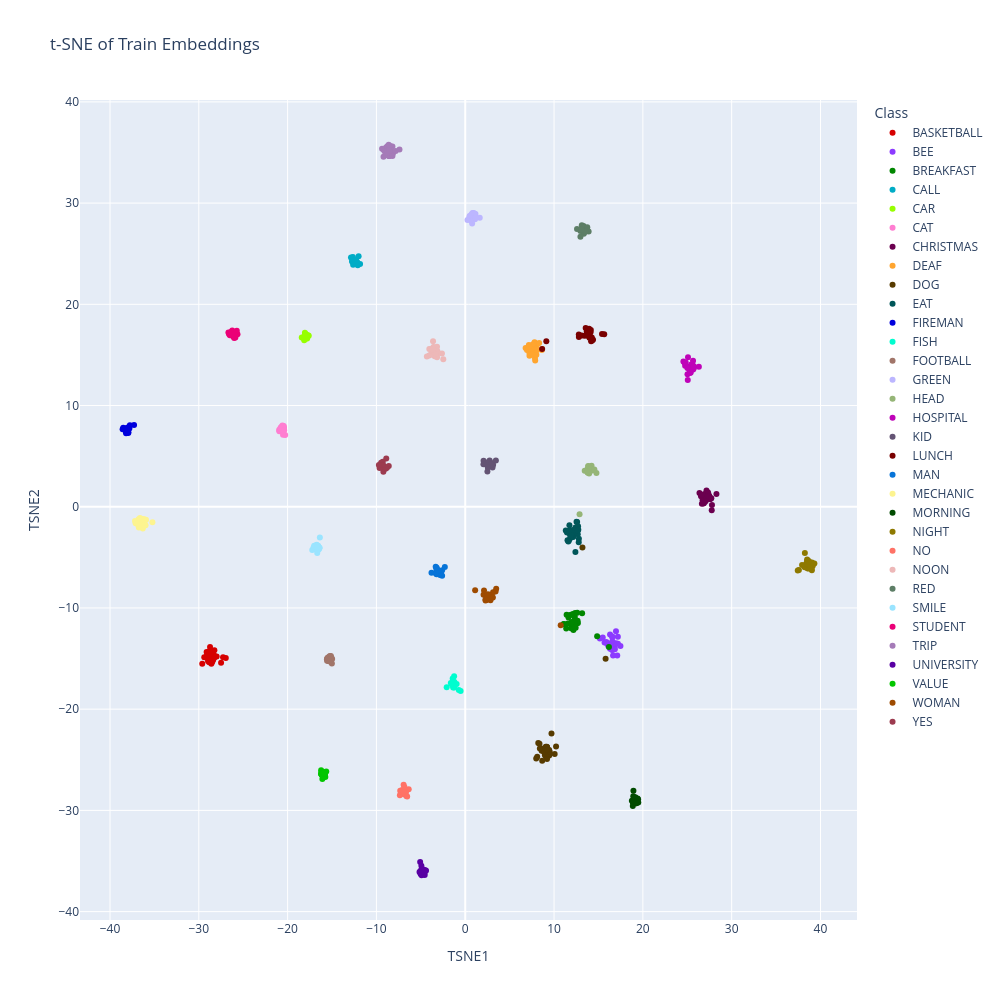

Here is the notebook cell this chart was saved with:
### Code cell
embeddings = train["embeddings"]
labels = train["labels"]
id_to_label = train["id_to_label"]

class_names = [id_to_label[label] for label in labels]

tsne = TSNE(
    n_components=2,
    perplexity=30,
    learning_rate="auto",
    init="pca",
    random_state=42
)

embeddings_2d = tsne.fit_transform(embeddings)

df = pd.DataFrame({
    "TSNE1": embeddings_2d[:, 0],
    "TSNE2": embeddings_2d[:, 1],
    "Class": class_names
})

palette_32 = cc.glasbey[:32]

fig = px.scatter(
    df,
    x="TSNE1",
    y="TSNE2",
    color="Class",
    title="t-SNE of Train Embeddings",
    width=1000,
    height=1000,
    color_discrete_sequence=palette_32
)

fig.show()

### Figure 1 — Plotly figure (JSON) as saved in the notebook; plotly's stock layout.template omitted (floating-point values rounded to 4 significant figures)
{"data": [{"hovertemplate": "Class=BASKETBALL<br>TSNE1=%{x}<br>TSNE2=%{y}<extra></extra>", "legendgroup": "BASKETBALL", "marker": {"color": "#d60000", "symbol": "circle"}, "mode": "markers", "name": "BASKETBALL", "orientation": "v", "showlegend": true, "type": "scatter", "x": [-27.49, -29.11, -28.52, -28.59, -28.25, -28.9, -29.61, -28.7, -28.79, -29.12, -29.38, -28.51, -28.53, -28.3, -28.71, -28.84, -27.99, -28.73, -28.65, -28.76, -28.49, -28.39, -28.56, -27.27, -26.96, -28.35, -28.8, -28.25, -28.74, -28.48, -28.97, -28.45, -28.66, -29.1], "xaxis": "x", "y": [-15.42, -14.87, -15.02, -15.5, -14.18, -14.55, -15.51, -14.83, -14.67, -14.34, -14.86, -14.55, -14.98, -14.67, -14.82, -15.37, -14.79, -13.85, -14.64, -15.13, -15.34, -15.15, -14.5, -14.86, -14.94, -14.64, -14.87, -14.91, -14.2, -14.94, -15.23, -15.09, -15.32, -14.72], "yaxis": "y"}, {"hovertemplate": "Class=BEE<br>TSNE1=%{x}<br>TSNE2=%{y}<extra></extra>", "legendgroup": "BEE", "marker": {"color": "#8c3bff", "symbol": "circle"}, "mode": "markers", "name": "BEE", "orientation": "v", "showlegend": true, "type": "scatter", "x": [16.97, 17.18, 16.12, 15.69, 16.82, 17.2, 16.06, 16.31, 16.84, 16.49, 16.11, 17.12, 16.53, 16.57, 16.97, 15.94, 16.28, 16.3, 15.89, 16.39, 17.48, 15.16, 16.41, 16.42, 16.64, 15.48, 16.55, 16.7, 16.56, 16.57], "xaxis": "x", "y": [-12.31, -12.85, -13.51, -13.42, -13.88, -13.54, -13.59, -14.02, -14.08, -13.87, -13.75, -14.7, -14.12, -14.16, -13.5, -13.49, -13.64, -12.62, -13.36, -13.72, -13.77, -13.02, -13.79, -13.71, -14.69, -12.92, -12.82, -13.49, -12.87, -13.28], "yaxis": "y"}, {"hovertemplate": "Class=BREAKFAST<br>TSNE1=%{x}<br>TSNE2=%{y}<extra></extra>", "legendgroup": "BREAKFAST", "marker": {"color": "#018700", "symbol": "circle"}, "mode": "markers", "name": "BREAKFAST", "orientation": "v", "showlegend": true, "type": "scatter", "x": [11.92, 12.16, 12.34, 11.11, 16.18, 12.13, 12.58, 12.38, 13.16, 12.61, 12.06, 12.69, 11.75, 11.37, 11.55, 11.92, 12.18, 12.3, 11.99, 12.05, 12.43, 12.65, 11.06, 11.63, 11.96, 11.41, 12.32, 12.34, 14.85, 11.94], "xaxis": "x", "y": [-12.0, -11.51, -10.89, -11.58, -13.86, -10.6, -11.52, -10.49, -10.52, -10.47, -11.53, -11.49, -10.72, -12.03, -11.53, -10.67, -12.18, -11.21, -11.45, -11.39, -11.96, -11.27, -11.62, -10.93, -11.56, -10.68, -11.31, -11.75, -12.79, -11.44], "yaxis": "y"}, {"hovertemplate": "Class=CALL<br>TSNE1=%{x}<br>TSNE2=%{y}<extra></extra>", "legendgroup": "CALL", "marker": {"color": "#00acc6", "symbol": "circle"}, "mode": "markers", "name": "CALL", "orientation": "v", "showlegend": true, "type": "scatter", "x": [-11.84, -12.21, -12.69, -12.38, -12.26, -12.52, -12.51, -12.6, -12.63, -12.39, -12.7, -12.65, -12.87, -12.43, -12.28, -12.74, -12.38, -12.16, -12.11, -12.42, -12.01, -12.62], "xaxis": "x", "y": [23.98, 24.17, 24.28, 24.4, 24.18, 24.23, 24.25, 24.27, 24.24, 24.29, 24.18, 24.68, 24.63, 24.27, 24.37, 24.26, 24.15, 24.13, 23.86, 24.3, 24.75, 23.9], "yaxis": "y"}, {"hovertemplate": "Class=CAR<br>TSNE1=%{x}<br>TSNE2=%{y}<extra></extra>", "legendgroup": "CAR", "marker": {"color": "#97ff00", "symbol": "circle"}, "mode": "markers", "name": "CAR", "orientation": "v", "showlegend": true, "type": "scatter", "x": [-17.7, -18.01, -17.89, -18.01, -17.97, -18.41, -18.06, -17.86, -17.83, -17.88, -18.17, -17.91, -18.13, -18.14, -18.08, -17.88, -17.8, -18.0, -17.8, -18.02, -17.62, -18.0], "xaxis": "x", "y": [16.94, 16.86, 16.9, 16.96, 17.07, 16.72, 17.19, 16.78, 16.89, 16.95, 16.78, 16.62, 16.46, 16.69, 16.67, 16.97, 16.76, 16.8, 16.63, 16.98, 16.88, 16.88], "yaxis": "y"}, {"hovertemplate": "Class=CAT<br>TSNE1=%{x}<br>TSNE2=%{y}<extra></extra>", "legendgroup": "CAT", "marker": {"color": "#ff7ed1", "symbol": "circle"}, "mode": "markers", "name": "CAT", "orientation": "v", "showlegend": true, "type": "scatter", "x": [-20.42, -20.96, -20.46, -20.79, -20.75, -20.46, -20.94, -20.45, -20.66, -20.69, -20.27, -20.43, -20.83, -20.81, -20.8, -20.64, -20.42, -20.52, -20.44, -20.5, -20.59, -20.78, -20.39, -20.52], "xaxis": "x", "y": [7.702, 7.587, 7.825, 7.523, 7.628, 7.668, 7.47, 7.83, 7.657, 7.895, 7.079, 7.98, 7.522, 7.667, 7.763, 7.833, 7.709, 7.494, 7.857, 7.461, 8.036, 7.814, 7.552, 7.101], "yaxis": "y"}, {"hovertemplate": "Class=CHRISTMAS<br>TSNE1=%{x}<br>TSNE2=%{y}<extra></extra>", "legendgroup": "CHRISTMAS", "marker": {"color": "#6b004f", "symbol": "circle"}, "mode": "markers", "name": "CHRISTMAS", "orientation": "v", "showlegend": true, "type": "scatter", "x": [26.37, 27.16, 27.54, 27.76, 26.81, 27.45, 27.45, 26.89, 27.42, 26.81, 26.55, 26.96, 27.47, 26.74, 27.37, 26.65, 27.78, 27.65, 27.59, 27.07, 28.28, 26.74, 26.79, 27.34, 27.5, 27.2, 27.32, 27.5, 26.62, 27.71], "xaxis": "x", "y": [1.36, 1.595, 0.7857, -0.3365, 0.315, 0.9355, 0.8689, 0.3602, 1.109, 0.4636, 1.025, 1.253, 1.033, 0.7021, 1.252, 0.3031, 0.1776, 0.8096, 0.7636, 0.5463, 1.25, 0.6228, 0.5533, 1.41, 0.7578, 0.9035, 1.055, 1.016, 1.194, 0.8353], "yaxis": "y"}, {"hovertemplate": "Class=DEAF<br>TSNE1=%{x}<br>TSNE2=%{y}<extra></extra>", "legendgroup": "DEAF", "marker": {"color": "#ffa52f", "symbol": "circle"}, "mode": "markers", "name": "DEAF", "orientation": "v", "showlegend": true, "type": "scatter", "x": [7.518, 8.015, 7.267, 7.262, 7.791, 7.163, 7.734, 7.941, 7.804, 7.227, 8.13, 7.216, 7.76, 7.849, 6.953, 7.877, 7.703, 6.797, 7.602, 7.235, 8.622, 7.551, 8.319, 7.93, 7.573, 7.156, 8.01, 7.184, 8.112, 8.663], "xaxis": "x", "y": [15.59, 15.96, 15.8, 15.3, 16.15, 15.99, 15.23, 15.17, 16.25, 15.19, 16.08, 15.64, 15.78, 14.69, 15.48, 14.44, 15.46, 15.69, 16.03, 14.92, 15.48, 15.58, 16.17, 15.6, 15.05, 15.62, 15.02, 15.83, 15.52, 15.58], "yaxis": "y"}, {"hovertemplate": "Class=DOG<br>TSNE1=%{x}<br>TSNE2=%{y}<extra></extra>", "legendgroup": "DOG", "marker": {"color": "#573b00", "symbol": "circle"}, "mode": "markers", "name": "DOG", "orientation": "v", "showlegend": true, "type": "scatter", "x": [8.97, 8.994, 8.224, 13.2, 9.224, 9.153, 9.334, 9.218, 8.982, 9.069, 8.958, 8.813, 9.185, 9.067, 8.837, 9.455, 9.204, 10.07, 9.212, 7.99, 8.603, 8.401, 9.51, 8.105, 9.2, 9.206, 9.712, 10.23, 9.449, 8.891, 8.359, 15.8, 8.666, 8.965, 9.214], "xaxis": "x", "y": [-23.94, -24.17, -23.33, -4.016, -23.8, -24.32, -24.54, -24.26, -23.96, -23.7, -24.52, -23.87, -23.72, -24.62, -24.18, -24.57, -23.96, -24.42, -23.76, -24.87, -24.1, -23.87, -24.2, -24.71, -24.72, -24.92, -22.39, -23.7, -24.03, -24.19, -23.42, -15.02, -25.1, -24.23, -23.98], "yaxis": "y"}, {"hovertemplate": "Class=EAT<br>TSNE1=%{x}<br>TSNE2=%{y}<extra></extra>", "legendgroup": "EAT", "marker": {"color": "#005659", "symbol": "circle"}, "mode": "markers", "name": "EAT", "orientation": "v", "showlegend": true, "type": "scatter", "x": [12.23, 12.6, 11.67, 12.42, 11.32, 11.78, 11.51, 11.52, 12.28, 12.8, 12.6, 12.16, 12.4, 12.67, 12.7, 11.73, 12.0, 11.85, 12.73, 11.45, 12.27, 11.98, 11.95, 12.16, 12.53, 11.85, 11.61, 12.78, 11.71, 12.67], "xaxis": "x", "y": [-2.577, -1.518, -3.325, -2.062, -2.346, -2.728, -3.321, -2.44, -2.486, -3.165, -2.036, -2.982, -4.479, -2.729, -1.928, -1.823, -2.903, -3.1, -2.285, -2.535, -2.567, -2.336, -2.806, -2.288, -1.49, -2.989, -3.422, -3.511, -2.376, -2.338], "yaxis": "y"}, {"hovertemplate": "Class=FIREMAN<br>TSNE1=%{x}<br>TSNE2=%{y}<extra></extra>", "legendgroup": "FIREMAN", "marker": {"color": "#0000dd", "symbol": "circle"}, "mode": "markers", "name": "FIREMAN", "orientation": "v", "showlegend": true, "type": "scatter", "x": [-38.17, -37.29, -38.58, -38.04, -38.24, -38.19, -37.91, -37.94, -38.1, -38.51, -37.93, -38.19, -38.01, -38.15, -38.05, -38.09, -37.92, -37.84, -37.91, -37.82, -37.76, -38.21, -38.27], "xaxis": "x", "y": [7.634, 8.069, 7.668, 7.744, 7.52, 7.269, 7.781, 7.289, 7.515, 7.799, 7.35, 7.654, 7.623, 7.349, 7.815, 7.536, 7.861, 7.854, 7.728, 7.732, 8.045, 7.669, 7.597], "yaxis": "y"}, {"hovertemplate": "Class=FISH<br>TSNE1=%{x}<br>TSNE2=%{y}<extra></extra>", "legendgroup": "FISH", "marker": {"color": "#00fdcf", "symbol": "circle"}, "mode": "markers", "name": "FISH", "orientation": "v", "showlegend": true, "type": "scatter", "x": [-1.252, -0.9681, -2.088, -1.251, -0.7227, -1.626, -1.489, -1.289, -0.5215, -1.484, -1.237, -1.414, -1.241, -1.366, -1.313, -1.295, -1.383, -1.368, -1.442, -1.22, -1.243, -1.42, -1.298, -1.237], "xaxis": "x", "y": [-17.63, -17.52, -17.82, -16.74, -18.1, -17.42, -17.56, -17.74, -18.21, -17.48, -17.87, -16.97, -17.71, -17.87, -17.31, -17.64, -17.61, -17.56, -17.61, -17.32, -17.68, -17.47, -17.64, -17.75], "yaxis": "y"}, {"hovertemplate": "Class=FOOTBALL<br>TSNE1=%{x}<br>TSNE2=%{y}<extra></extra>", "legendgroup": "FOOTBALL", "marker": {"color": "#a17569", "symbol": "circle"}, "mode": "markers", "name": "FOOTBALL", "orientation": "v", "showlegend": true, "type": "scatter", "x": [-15.25, -15.16, -15.18, -15.22, -15.55, -15.29, -15.43, -15.07, -15.16, -15.42, -15.12, -15.57, -15.14, -14.99, -15.02, -15.56, -15.45, -15.36, -15.26, -15.37, -15.13, -15.1, -15.25], "xaxis": "x", "y": [-14.76, -15.27, -15.01, -14.86, -15.0, -15.02, -15.24, -14.93, -14.88, -14.9, -14.94, -15.08, -15.24, -15.04, -15.48, -15.23, -14.88, -14.96, -14.78, -15.21, -14.76, -15.03, -15.3], "yaxis": "y"}, {"hovertemplate": "Class=GREEN<br>TSNE1=%{x}<br>TSNE2=%{y}<extra></extra>", "legendgroup": "GREEN", "marker": {"color": "#bcb6ff", "symbol": "circle"}, "mode": "markers", "name": "GREEN", "orientation": "v", "showlegend": true, "type": "scatter", "x": [0.7761, 0.7217, 1.097, 0.6698, 1.154, 0.7463, 0.9629, 0.9282, 0.5752, 1.631, 0.8813, 0.8199, 0.743, 0.8755, 0.4659, 0.497, 0.6247, 0.9071, 0.5553, 0.2508, 0.7167, 0.8278, 1.041, 1.136], "xaxis": "x", "y": [27.98, 28.74, 28.41, 28.45, 28.91, 28.79, 28.74, 29.01, 28.44, 28.55, 28.56, 29.02, 28.44, 28.68, 28.57, 28.71, 28.28, 28.8, 28.73, 28.34, 28.91, 28.95, 28.97, 28.53], "yaxis": "y"}, {"hovertemplate": "Class=HEAD<br>TSNE1=%{x}<br>TSNE2=%{y}<extra></extra>", "legendgroup": "HEAD", "marker": {"color": "#95b577", "symbol": "circle"}, "mode": "markers", "name": "HEAD", "orientation": "v", "showlegend": true, "type": "scatter", "x": [13.9, 13.95, 13.85, 14.22, 14.0, 13.92, 13.77, 13.81, 13.76, 13.9, 13.85, 13.84, 13.76, 14.3, 13.45, 13.85, 14.12, 12.87, 14.77, 14.11, 13.95, 14.54, 13.79, 13.77], "xaxis": "x", "y": [3.377, 3.702, 4.033, 4.047, 3.601, 3.827, 3.7, 3.348, 3.581, 3.771, 3.586, 3.599, 3.653, 3.586, 3.565, 3.965, 3.754, -0.7441, 3.329, 3.611, 3.286, 3.67, 3.463, 3.401], "yaxis": "y"}, {"hovertemplate": "Class=HOSPITAL<br>TSNE1=%{x}<br>TSNE2=%{y}<extra></extra>", "legendgroup": "HOSPITAL", "marker": {"color": "#bf03b8", "symbol": "circle"}, "mode": "markers", "name": "HOSPITAL", "orientation": "v", "showlegend": true, "type": "scatter", "x": [24.76, 25.24, 25.65, 25.02, 25.36, 25.06, 25.43, 25.43, 25.71, 25.69, 25.52, 25.56, 25.49, 25.45, 25.33, 25.08, 25.28, 25.57, 26.31, 25.55, 24.56, 24.7, 25.74, 25.39, 24.82, 25.3, 25.52, 25.01, 25.65, 25.74], "xaxis": "x", "y": [13.93, 13.52, 14.43, 13.08, 13.88, 12.53, 13.89, 13.66, 13.62, 13.65, 13.87, 13.91, 13.98, 14.05, 13.76, 14.77, 13.79, 14.06, 13.83, 13.69, 14.36, 14.22, 13.81, 13.26, 14.25, 13.23, 13.66, 13.72, 13.57, 13.89], "yaxis": "y"}, {"hovertemplate": "Class=KID<br>TSNE1=%{x}<br>TSNE2=%{y}<extra></extra>", "legendgroup": "KID", "marker": {"color": "#645474", "symbol": "circle"}, "mode": "markers", "name": "KID", "orientation": "v", "showlegend": true, "type": "scatter", "x": [2.715, 2.65, 3.141, 2.593, 2.678, 2.732, 2.488, 2.661, 2.708, 2.745, 2.064, 2.582, 2.791, 2.709, 3.073, 2.664, 2.524, 2.496, 2.05, 3.017, 2.948, 2.54, 3.45], "xaxis": "x", "y": [4.269, 4.292, 4.146, 4.276, 4.3, 4.376, 4.105, 4.328, 4.472, 4.558, 4.546, 4.065, 4.412, 4.206, 3.889, 4.237, 4.367, 3.484, 4.207, 4.244, 4.178, 3.884, 4.557], "yaxis": "y"}, {"hovertemplate": "Class=LUNCH<br>TSNE1=%{x}<br>TSNE2=%{y}<extra></extra>", "legendgroup": "LUNCH", "marker": {"color": "#790000", "symbol": "circle"}, "mode": "markers", "name": "LUNCH", "orientation": "v", "showlegend": true, "type": "scatter", "x": [13.69, 13.95, 9.13, 13.66, 13.68, 12.8, 15.65, 8.656, 13.87, 13.98, 13.83, 13.99, 13.43, 12.79, 13.56, 14.28, 14.07, 15.4, 13.85, 13.12, 14.04, 14.14, 13.83, 14.17, 13.94, 14.25, 14.0, 14.39, 14.11], "xaxis": "x", "y": [17.34, 17.58, 16.36, 17.05, 16.93, 16.77, 17.05, 15.59, 17.04, 17.11, 17.46, 16.69, 16.89, 17.03, 17.67, 16.43, 16.71, 17.05, 16.91, 16.92, 17.36, 17.46, 17.01, 16.34, 16.88, 16.72, 17.09, 16.5, 17.23], "yaxis": "y"}, {"hovertemplate": "Class=MAN<br>TSNE1=%{x}<br>TSNE2=%{y}<extra></extra>", "legendgroup": "MAN", "marker": {"color": "#0774d8", "symbol": "circle"}, "mode": "markers", "name": "MAN", "orientation": "v", "showlegend": true, "type": "scatter", "x": [-3.106, -3.166, -3.228, -3.217, -3.8, -3.073, -3.328, -2.6, -2.769, -3.073, -2.835, -2.869, -3.301, -3.213, -2.298, -2.604, -3.008, -2.868, -3.215, -3.236, -3.227, -2.719, -3.018, -3.217], "xaxis": "x", "y": [-6.359, -6.276, -6.68, -6.562, -6.529, -6.428, -5.931, -6.279, -6.619, -6.266, -6.74, -6.452, -6.595, -6.258, -5.96, -6.828, -6.336, -6.43, -6.305, -6.533, -6.113, -6.51, -6.317, -6.035], "yaxis": "y"}, {"hovertemplate": "Class=MECHANIC<br>TSNE1=%{x}<br>TSNE2=%{y}<extra></extra>", "legendgroup": "MECHANIC", "marker": {"color": "#fdf490", "symbol": "circle"}, "mode": "markers", "name": "MECHANIC", "orientation": "v", "showlegend": true, "type": "scatter", "x": [-36.42, -36.78, -36.32, -36.73, -36.39, -36.3, -35.95, -35.22, -36.64, -36.43, -36.2, -37.11, -36.16, -37.18, -36.0, -36.67, -36.61, -36.3, -36.62, -36.78, -36.75, -36.36, -36.62, -36.5, -36.52, -36.68, -36.32, -36.14, -36.79, -36.95], "xaxis": "x", "y": [-1.997, -1.24, -1.455, -1.352, -1.24, -1.507, -1.29, -1.527, -1.422, -1.412, -1.207, -1.639, -1.536, -1.415, -1.83, -1.716, -1.174, -2.147, -1.87, -1.43, -2.047, -1.923, -1.116, -1.305, -1.955, -1.638, -1.911, -1.851, -1.854, -1.666], "yaxis": "y"}, {"hovertemplate": "Class=MORNING<br>TSNE1=%{x}<br>TSNE2=%{y}<extra></extra>", "legendgroup": "MORNING", "marker": {"color": "#004b00", "symbol": "circle"}, "mode": "markers", "name": "MORNING", "orientation": "v", "showlegend": true, "type": "scatter", "x": [18.92, 18.89, 19.46, 18.96, 18.76, 19.07, 19.38, 19.31, 18.93, 19.16, 19.25, 18.92, 19.24, 19.02, 19.41, 18.9, 19.27, 19.13, 18.95, 18.92, 18.94, 18.87, 19.48, 19.23], "xaxis": "x", "y": [-29.26, -29.03, -28.91, -29.12, -29.05, -28.87, -29.11, -29.11, -29.09, -28.69, -28.94, -29.22, -29.05, -29.05, -28.83, -29.21, -29.3, -28.95, -29.24, -28.6, -28.06, -29.57, -29.22, -29.29], "yaxis": "y"}, {"hovertemplate": "Class=NIGHT<br>TSNE1=%{x}<br>TSNE2=%{y}<extra></extra>", "legendgroup": "NIGHT", "marker": {"color": "#8e7900", "symbol": "circle"}, "mode": "markers", "name": "NIGHT", "orientation": "v", "showlegend": true, "type": "scatter", "x": [38.61, 39.04, 38.5, 38.62, 38.63, 38.37, 39.32, 37.57, 38.9, 39.12, 38.99, 38.52, 38.65, 38.6, 37.44, 38.54, 38.78, 38.78, 38.22, 38.69, 38.56, 39.13, 38.54, 39.03, 38.84, 38.49, 38.51, 37.93, 38.7, 38.24], "xaxis": "x", "y": [-5.361, -5.515, -5.224, -5.794, -6.061, -5.664, -5.599, -6.261, -6.007, -5.865, -6.161, -5.328, -5.476, -6.09, -6.3, -6.066, -5.671, -5.702, -5.97, -6.081, -5.314, -5.69, -5.687, -6.283, -6.029, -5.489, -5.646, -5.744, -5.397, -4.564], "yaxis": "y"}, {"hovertemplate": "Class=NO<br>TSNE1=%{x}<br>TSNE2=%{y}<extra></extra>", "legendgroup": "NO", "marker": {"color": "#ff7266", "symbol": "circle"}, "mode": "markers", "name": "NO", "orientation": "v", "showlegend": true, "type": "scatter", "x": [-7.029, -7.015, -6.871, -6.367, -6.986, -7.011, -6.637, -6.941, -6.86, -6.735, -7.323, -6.952, -6.84, -7.163, -7.36, -7.053, -7.156, -6.975, -6.849, -7.15, -6.68, -6.903, -6.539], "xaxis": "x", "y": [-28.22, -28.27, -27.84, -27.9, -28.25, -28.05, -28.57, -27.47, -28.41, -27.95, -28.05, -28.07, -28.41, -28.2, -28.51, -28.16, -28.0, -28.07, -27.69, -28.16, -28.2, -28.24, -28.62], "yaxis": "y"}, {"hovertemplate": "Class=NOON<br>TSNE1=%{x}<br>TSNE2=%{y}<extra></extra>", "legendgroup": "NOON", "marker": {"color": "#edb8b8", "symbol": "circle"}, "mode": "markers", "name": "NOON", "orientation": "v", "showlegend": true, "type": "scatter", "x": [-3.569, -3.699, -3.436, -3.813, -3.596, -4.321, -3.666, -3.626, -3.282, -3.209, -3.257, -3.656, -3.75, -3.597, -4.057, -3.184, -3.887, -3.177, -3.148, -3.173, -2.621, -3.817, -4.043, -3.542, -3.111, -2.471, -3.762, -3.649, -3.344], "xaxis": "x", "y": [15.77, 15.39, 14.88, 15.15, 15.73, 14.85, 15.3, 16.36, 14.93, 14.96, 14.91, 15.34, 15.42, 15.39, 14.94, 15.23, 15.6, 15.8, 15.39, 14.77, 15.14, 15.03, 15.59, 15.29, 15.26, 14.56, 15.41, 15.51, 15.1], "yaxis": "y"}, {"hovertemplate": "Class=RED<br>TSNE1=%{x}<br>TSNE2=%{y}<extra></extra>", "legendgroup": "RED", "marker": {"color": "#5d7e66", "symbol": "circle"}, "mode": "markers", "name": "RED", "orientation": "v", "showlegend": true, "type": "scatter", "x": [13.12, 13.32, 13.35, 13.22, 13.56, 13.35, 12.97, 13.25, 13.23, 13.17, 13.21, 13.74, 13.19, 13.41, 13.26, 13.59, 13.69, 12.97, 13.89, 13.19, 12.59, 13.49, 13.56, 13.06], "xaxis": "x", "y": [27.8, 27.74, 27.64, 27.45, 27.5, 26.97, 27.25, 27.45, 27.62, 27.59, 27.45, 27.62, 27.66, 27.35, 27.57, 27.39, 27.33, 26.67, 27.19, 27.35, 27.44, 27.17, 27.2, 27.36], "yaxis": "y"}, {"hovertemplate": "Class=SMILE<br>TSNE1=%{x}<br>TSNE2=%{y}<extra></extra>", "legendgroup": "SMILE", "marker": {"color": "#9ae4ff", "symbol": "circle"}, "mode": "markers", "name": "SMILE", "orientation": "v", "showlegend": true, "type": "scatter", "x": [-16.57, -16.79, -16.65, -17.08, -17.01, -16.62, -16.44, -16.87, -16.61, -16.48, -16.77, -16.67, -16.73, -16.55, -17.22, -16.68, -16.58, -16.37, -16.55, -16.4, -16.44, -16.76, -16.86, -16.68], "xaxis": "x", "y": [-3.86, -3.896, -4.022, -4.033, -3.855, -4.061, -4.04, -4.169, -4.288, -4.198, -4.22, -4.569, -3.747, -4.163, -4.283, -4.224, -3.971, -3.047, -3.92, -4.058, -4.099, -3.815, -3.904, -3.992], "yaxis": "y"}, {"hovertemplate": "Class=STUDENT<br>TSNE1=%{x}<br>TSNE2=%{y}<extra></extra>", "legendgroup": "STUDENT", "marker": {"color": "#eb0077", "symbol": "circle"}, "mode": "markers", "name": "STUDENT", "orientation": "v", "showlegend": true, "type": "scatter", "x": [-26.67, -25.64, -26.13, -26.24, -26.15, -25.94, -26.5, -26.04, -26.19, -26.6, -26.09, -26.07, -25.88, -26.12, -26.04, -25.72, -26.02, -26.39, -26.04, -26.14, -26.37, -26.03, -26.11], "xaxis": "x", "y": [17.22, 17.03, 16.82, 17.41, 17.26, 16.86, 16.95, 17.22, 17.19, 17.07, 17.09, 17.0, 16.71, 16.87, 17.24, 17.38, 16.66, 17.27, 17.05, 17.02, 17.02, 17.02, 16.97], "yaxis": "y"}, {"hovertemplate": "Class=TRIP<br>TSNE1=%{x}<br>TSNE2=%{y}<extra></extra>", "legendgroup": "TRIP", "marker": {"color": "#a57bb8", "symbol": "circle"}, "mode": "markers", "name": "TRIP", "orientation": "v", "showlegend": true, "type": "scatter", "x": [-8.919, -8.906, -8.132, -7.405, -9.172, -8.558, -8.436, -8.438, -8.639, -9.367, -8.469, -8.197, -8.503, -8.513, -8.791, -8.442, -9.203, -8.662, -8.576, -8.812, -8.854, -8.705, -8.197, -8.372, -9.064, -8.766, -8.619, -8.567, -8.794, -8.569, -7.83], "xaxis": "x", "y": [35.51, 35.19, 34.92, 35.29, 35.25, 34.65, 34.7, 35.42, 34.68, 35.37, 35.15, 35.6, 35.12, 35.22, 35.1, 35.63, 34.58, 35.6, 34.66, 35.35, 34.79, 35.44, 34.65, 35.22, 35.1, 35.62, 35.76, 35.56, 34.98, 35.21, 35.15], "yaxis": "y"}, {"hovertemplate": "Class=UNIVERSITY<br>TSNE1=%{x}<br>TSNE2=%{y}<extra></extra>", "legendgroup": "UNIVERSITY", "marker": {"color": "#5900a3", "symbol": "circle"}, "mode": "markers", "name": "UNIVERSITY", "orientation": "v", "showlegend": true, "type": "scatter", "x": [-4.646, -5.016, -4.457, -4.755, -5.053, -5.15, -4.806, -4.664, -4.629, -4.774, -4.663, -4.635, -4.564, -4.916, -5.063, -4.777, -5.077, -4.613, -5.041, -4.588, -4.939, -4.425, -4.583, -4.965], "xaxis": "x", "y": [-36.31, -36.3, -35.97, -35.96, -36.09, -36.08, -35.97, -35.95, -36.04, -36.26, -36.15, -36.01, -36.37, -36.41, -36.03, -35.82, -35.1, -36.26, -36.17, -35.89, -35.47, -35.93, -36.02, -35.9], "yaxis": "y"}, {"hovertemplate": "Class=VALUE<br>TSNE1=%{x}<br>TSNE2=%{y}<extra></extra>", "legendgroup": "VALUE", "marker": {"color": "#03c600", "symbol": "circle"}, "mode": "markers", "name": "VALUE", "orientation": "v", "showlegend": true, "type": "scatter", "x": [-16.07, -15.91, -16.09, -16.18, -15.79, -16.2, -16.23, -15.87, -16.09, -16.14, -15.91, -16.24, -16.09, -15.75, -15.9, -15.93, -15.79, -15.65, -16.19, -16.03, -15.79, -15.85, -15.93], "xaxis": "x", "y": [-26.54, -26.62, -26.55, -26.17, -26.56, -26.42, -26.04, -26.46, -26.91, -26.33, -26.59, -26.38, -26.39, -26.7, -26.38, -26.38, -26.45, -26.15, -26.45, -26.65, -26.21, -26.37, -26.33], "yaxis": "y"}, {"hovertemplate": "Class=WOMAN<br>TSNE1=%{x}<br>TSNE2=%{y}<extra></extra>", "legendgroup": "WOMAN", "marker": {"color": "#9e4b00", "symbol": "circle"}, "mode": "markers", "name": "WOMAN", "orientation": "v", "showlegend": true, "type": "scatter", "x": [2.722, 2.669, 2.6, 2.411, 2.843, 10.75, 2.062, 2.757, 3.485, 3.417, 3.134, 2.394, 1.115, 2.287, 2.855, 2.633, 2.282, 2.634, 2.779, 2.496, 2.114, 2.475, 2.538, 3.114], "xaxis": "x", "y": [-8.757, -8.818, -8.825, -8.939, -9.228, -11.71, -8.696, -8.689, -8.092, -8.383, -8.459, -9.204, -8.261, -9.274, -8.805, -8.741, -9.156, -8.772, -8.953, -8.777, -8.27, -8.941, -8.652, -8.955], "yaxis": "y"}, {"hovertemplate": "Class=YES<br>TSNE1=%{x}<br>TSNE2=%{y}<extra></extra>", "legendgroup": "YES", "marker": {"color": "#9c3b4f", "symbol": "circle"}, "mode": "markers", "name": "YES", "orientation": "v", "showlegend": true, "type": "scatter", "x": [-8.896, -9.392, -9.207, -8.815, -9.311, -9.402, -9.058, -8.945, -9.219, -9.267, -8.61, -9.194, -9.474, -9.445, -9.287, -8.978, -9.258, -9.247, -9.19, -9.02, -9.261, -9.644, -9.722], "xaxis": "x", "y": [4.765, 4.229, 3.943, 3.841, 4.142, 4.07, 3.929, 3.796, 3.466, 3.942, 4.024, 3.902, 4.345, 4.17, 4.456, 3.745, 3.768, 3.952, 3.908, 3.886, 4.126, 3.823, 4.128], "yaxis": "y"}], "layout": {"height": 1000, "legend": {"title": {"text": "Class"}, "tracegroupgap": 0}, "title": {"text": "t-SNE of Train Embeddings"}, "width": 1000, "xaxis": {"anchor": "y", "domain": [0, 1], "title": {"text": "TSNE1"}}, "yaxis": {"anchor": "x", "domain": [0, 1], "title": {"text": "TSNE2"}}}}
